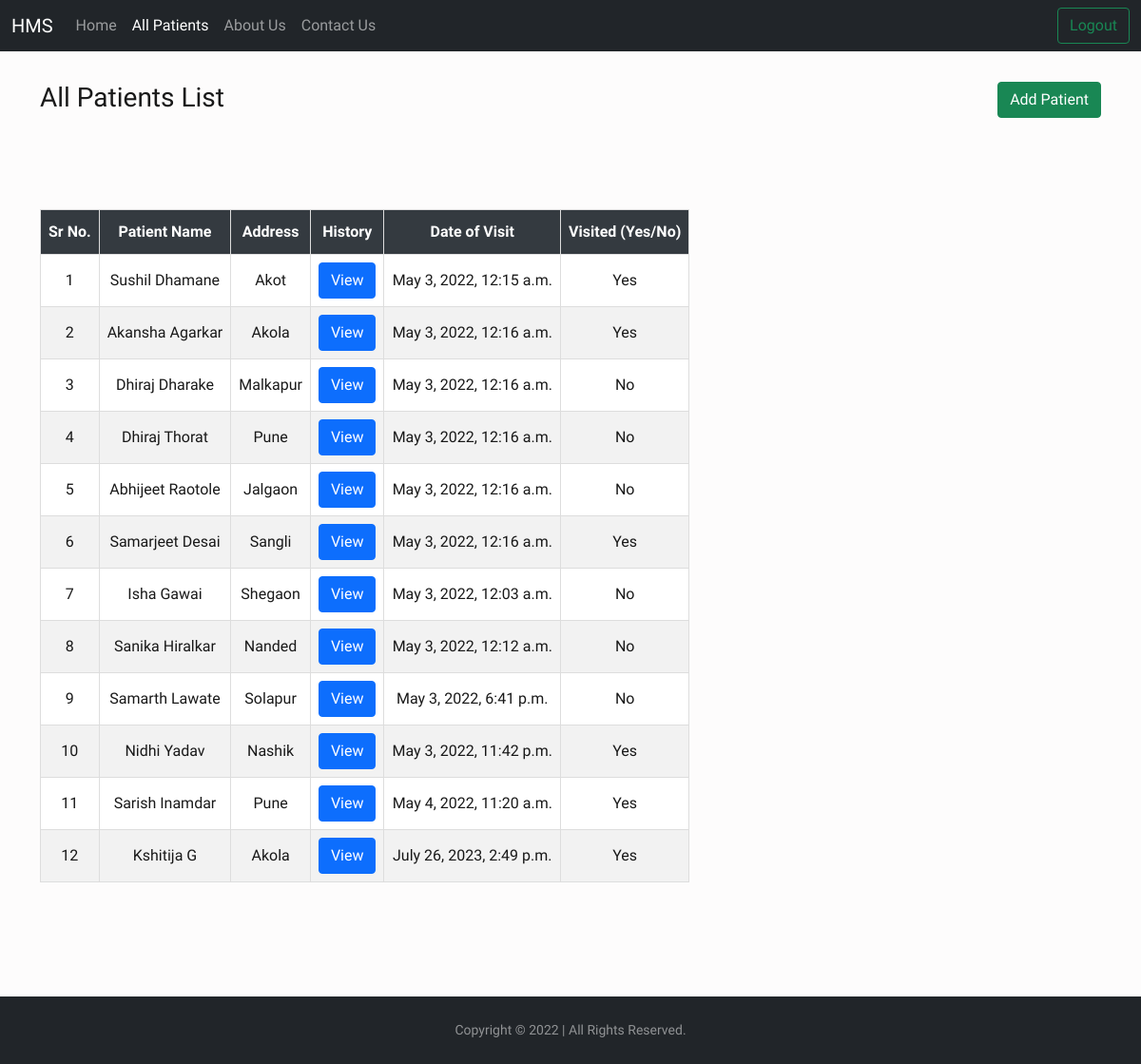
Screenshot of /patient/allpatients/ with the database file from the repository.
### patient/models.py (models this page shows)
class Patient(models.Model):
   name = models.CharField(max_length=300)
   gender = models.CharField(max_length=10)
   email = models.EmailField(null=True,blank=True)
   address = models.TextField(null=True,blank=True)
   date_of_Birth = models.DateField(null=True,blank=True)
   height = models.IntegerField(default=0)
   weight = models.IntegerField(default=0)
   reason = models.TextField(null=True,blank=True)
   notvisited = models.BooleanField(default=True)
   dateofvisit = models.DateTimeField(null=True,blank=True)
   def __str__(self):
    return self.name

### patient/views.py (the view)
# urls.py: path('allpatients/',views.allpatients,name="allpatients"),
def allpatients(request):
    allpatients = Patient.objects.all()
    allhistorys = History.objects.all()
    params = {'allpatients':allpatients,'allhistorys':allhistorys}
    return render(request,"allpatients.html",params)

### templates/allpatients.html (shortened to what this page needs)
<!doctype html>
<html lang="en">
<head>
    <link href="https://cdn.jsdelivr.net/npm/bootstrap@5.1.3/dist/css/bootstrap.min.css" rel="stylesheet"
>
    <link rel="stylesheet" type="text/css" href="https://cdn.datatables.net/v/dt/dt-1.11.5/datatables.min.css" />
</head>
<body>
    <nav class="navbar navbar-expand-lg navbar-dark bg-dark">
        <div class="container-fluid">
            <a class="navbar-brand" href="{% url 'home' %}">HMS</a>
            <div class="collapse navbar-collapse" id="navbarSupportedContent">
                <ul class="navbar-nav me-auto mb-2 mb-lg-0">
                    <li class="nav-item">
                        <a class="nav-link" aria-current="page" href="{% url 'home' %}">Home</a>
                    </li>
                    <li class="nav-item">
                        <a class="nav-link active" href="{% url 'allpatients' %}">All Patients</a>
                    </li>
                    <li class="nav-item">
                        <a class="nav-link" href="{% url 'about' %}">About Us</a>
                    </li>
                    <li class="nav-item">
                        <a class="nav-link" href="{% url 'contact' %}">Contact Us</a>
                    </li>
                </ul>
                <button type="button" class="btn btn-outline-success" data-bs-toggle="modal"
                    data-bs-target="#exampleModal">
                    Logout
                </button>
            </div>
        </div>
    </nav>
    <div class="container" style="margin-top: 2rem;">
        <div style="margin: 20px 0px;">
            <h3 style="display: inline;">All Patients List</h2>
                <a href="{% url 'addpatient' %}">
                    <button style="float: right;" class="btn btn-success">Add Patient</button>
                </a>
        </div>
        <table id="dataTable" style="text-align: center;margin-top: 100px;">
            <thead>
                <tr>
                    <th style="text-align: center;">Sr No.</th>
                    <th style="text-align: center;">Patient Name</th>
                    <th style="text-align: center;">Address</th>
                    <th style="text-align: center;">History</th>
                    <th style="text-align: center;">Date of Visit</th>
                    <th style="text-align: center;">Visited (Yes/No)</th>
                </tr>
            </thead>
            <tbody>
                {% for i in allpatients %}
                <tr>
                    <td>{{forloop.counter}}</td>
                    <td>{{i.name}}</td>
                    <td>{{i.address}}</td>
                    <td>
                        <center><button type="button" class="btn btn-primary" data-bs-toggle="modal"
                                data-bs-target="#exampleModal{{i.id}}">
                                View
                            </button></center>
                    </td>
                    <td>{{i.dateofvisit}}</td>
                    <td>
                        {% if i.notvisited %}
                        No
                        {% else %}
                        Yes
                        {% endif %}
                    </td>
                </tr>
                {% endfor %}
            </tbody>
        </table>
    </div>
    <footer id="sticky-footer" class="flex-shrink-0 py-4 bg-dark text-white-50" style="margin-top: 7.5rem ;">
        <div class="container text-center">
            <small>Copyright &copy; 2022 | All Rights Reserved.</small>
        </div>
    </footer>
</body>
</html>

### templates/allpatients.html (style rules this page uses)
* { margin: 0; padding: 0; box-sizing: border-box; }
html, body { height: 100%; }
body { background: #fdfcfc; color: rgba(0, 0, 0, 0.9); font-family: "Work Sans", sans-serif; font-size: 16px; line-height: 1.4; }
#dataTable td, #dataTable th { border: 1px solid #ddd; padding: 8px; }
#dataTable tr { transition: transform 0.3s ease-in-out; }
#dataTable tr:nth-child(odd) { background-color: white; }
#dataTable tr:nth-child(even) { background-color: #f2f2f2; }
#dataTable th { padding-top: 12px; padding-bottom: 12px; text-align: left; background-color: #343a40; color: white; }

### rows the page displays
Patient: name "Sushil Dhamane", address "Akot", dateofvisit "May 3, 2022, 12:15 a.m.", notvisited "Yes"
Patient: name "Akansha Agarkar", address "Akola", dateofvisit "May 3, 2022, 12:16 a.m.", notvisited "Yes"
Patient: name "Dhiraj Dharake", address "Malkapur", dateofvisit "May 3, 2022, 12:16 a.m.", notvisited "No"
Patient: name "Dhiraj Thorat", address "Pune", dateofvisit "May 3, 2022, 12:16 a.m.", notvisited "No"
Patient: name "Abhijeet Raotole", address "Jalgaon", dateofvisit "May 3, 2022, 12:16 a.m.", notvisited "No"
Patient: name "Samarjeet Desai", address "Sangli", dateofvisit "May 3, 2022, 12:16 a.m.", notvisited "Yes"
Patient: name "Isha Gawai", address "Shegaon", dateofvisit "May 3, 2022, 12:03 a.m.", notvisited "No"
Patient: name "Sanika Hiralkar", address "Nanded", dateofvisit "May 3, 2022, 12:12 a.m.", notvisited "No"
Patient: name "Samarth Lawate", address "Solapur", dateofvisit "May 3, 2022, 6:41 p.m.", notvisited "No"
Patient: name "Nidhi Yadav", address "Nashik", dateofvisit "May 3, 2022, 11:42 p.m.", notvisited "Yes"
Patient: name "Sarish Inamdar", address "Pune", dateofvisit "May 4, 2022, 11:20 a.m.", notvisited "Yes"
Patient: name "Kshitija G", address "Akola", dateofvisit "July 26, 2023, 2:49 p.m.", notvisited "Yes"
